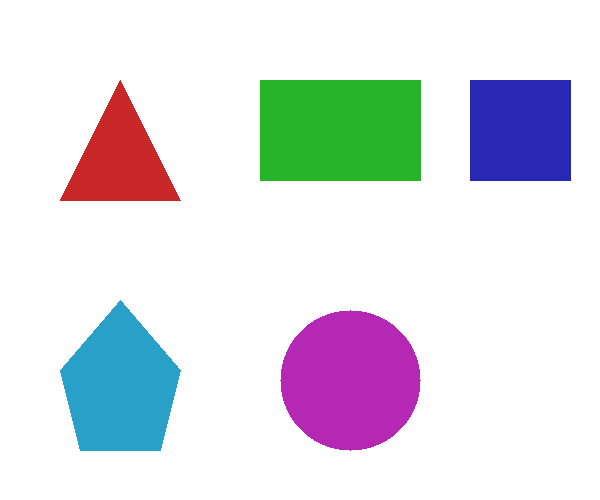
#> input picture 07-kontur-analizi-ve-sekil-tanima/geometric_shapes.png, 600 x 500 px
$ jupyter execute contour-analysis-and-shape-detection.ipynb
#> lines starting #> are read from the running program, lines starting #| are printed output that depends on the picture; after the words box and inside, x2 and y2 are one past the last pixel; in counts of white or black regions, pixels touching at a corner belong together
# Kontur Analizi, Geometrik Ölçüm ve Şekil Tanıma

Bu modül; ikili görüntüler üzerinden nesne sınırlarının çıkarılmasını sağlayan **kontur analizi** (`cv2.findContours`), moment tabanlı alan/çevre hesaplamaları ve çokgen yaklaşımı (**Douglas-Peucker Algoritması**) ile geometrik şekillerin sınıflandırılmasını kapsar.

---

## 1. Temel Kavramlar

- **Kontur (Contour):** Aynı renk veya yoğunluk değerine sahip sınır noktalarını bağlayan kapalı eğridir.
- **Alan (Area):** Green teoremi yardımıyla hesaplanan piksel yüzölçümü:
  $$A = \frac{1}{2} \left| \sum_{i=0}^{n-1} (x_i y_{i+1} - x_{i+1} y_i) \right|$$
- **Çevre Uzunluğu (Arc Length):** Konturu oluşturan komşu noktalar arasındaki Öklid mesafelerinin toplamı.
- **Ağırlık Merkezi (Centroid):** Görüntü momentleri kullanılarak hesaplanan geometrik merkez:
  $$C_x = \frac{M_{10}}{M_{00}}, \quad C_y = \frac{M_{01}}{M_{00}}$$
- **Douglas-Peucker Çokgen Yaklaşımı:** Bir eğrinin köşe sayısını, eğriye en uzak noktaları tolerans parametresi $\epsilon$ ile test ederek basitleştiren algoritmadır:
  $$\epsilon = \text{oran} \times \text{arcLength}$$

[cell 1]
import cv2
import numpy as np
import matplotlib.pyplot as plt

# 1. Sentetik Geometrik Şekiller Görüntüsünü Yükleme
image = cv2.imread('geometric_shapes.png')
#> image is the input picture: shape (500, 600, 3); mean B, G, R 229.4, 223.4, 222
gray = cv2.cvtColor(image, cv2.COLOR_BGR2GRAY)
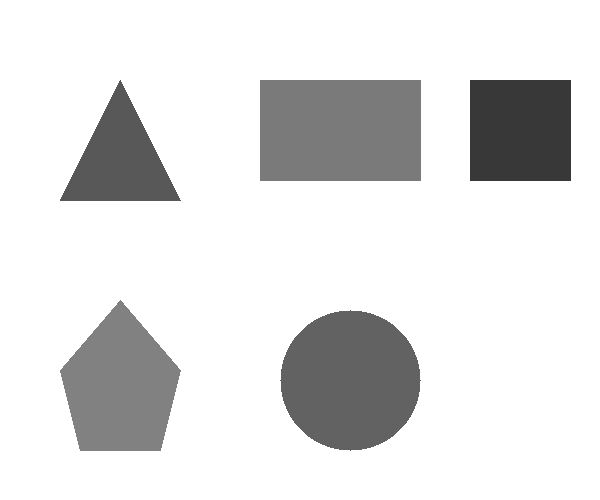
#> gray: shape (500, 600); min 56, max 255, mean 223.7

# İkili (Binary) Görüntüye Dönüştürme
_, thresh = cv2.threshold(gray, 240, 255, cv2.THRESH_BINARY_INV)
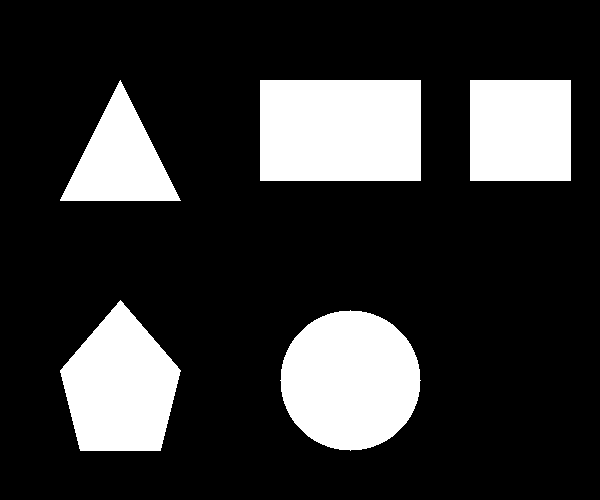
#> thresh: shape (500, 600); 20.5% white; 5 white regions

plt.figure(figsize=(10, 5))
plt.subplot(1, 2, 1)
plt.title("Orijinal Renkli Şekiller")
plt.imshow(cv2.cvtColor(image, cv2.COLOR_BGR2RGB))
plt.axis('off')

plt.subplot(1, 2, 2)
plt.title("İkili Eşiklenmiş Maske (Binary)")
plt.imshow(thresh, cmap='gray')
plt.axis('off')
plt.show()
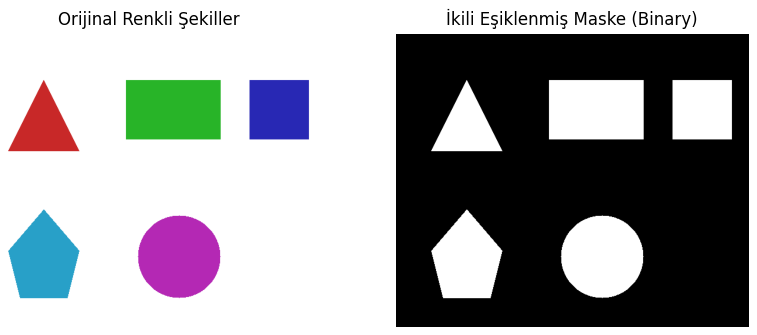
#> figure drawn by matplotlib, 2 panels

## 2. Konturların Tespiti ve Geometrik Öznitelik Çıkarımı

[cell 2]
# cv2.findContours ile dış konturları bulma
contours, hierarchy = cv2.findContours(thresh, cv2.RETR_EXTERNAL, cv2.CHAIN_APPROX_SIMPLE)
#> contours = 5 contours; box (x1, y1, x2, y2) and area: (260, 80, 421, 181) 16000, (280, 310, 421, 451) 15176, (60, 300, 181, 451) 12200, (470, 80, 571, 181) 10000, (60, 80, 181, 201) 7200
print(f"Toplam Tespit Edilen Kontur Sayısı: {len(contours)}")
#| Toplam Tespit Edilen Kontur Sayısı: 5

output_image = image.copy()

for i, cnt in enumerate(contours):
    area = cv2.contourArea(cnt)
    perimeter = cv2.arcLength(cnt, closed=True)

    # Küçük gürültüleri filtreleme
    if area < 100:
        continue

    # Momentler ile merkez noktası
    M = cv2.moments(cnt)
    if M["m00"] != 0:
        cX = int(M["m10"] / M["m00"])
        cY = int(M["m01"] / M["m00"])
    else:
        cX, cY = 0, 0

    # Douglas-Peucker Çokgen Yaklaşımı
    epsilon = 0.03 * perimeter
    approx = cv2.approxPolyDP(cnt, epsilon, closed=True)
    num_vertices = len(approx)

    # Şekil Sınıflandırma Mantığı
    shape_name = "Bilinmeyen"
    if num_vertices == 3:
        shape_name = "Ucgen"
    elif num_vertices == 4:
        # En-boy oranı kontrolü (Kare vs Dikdörtgen)
        x, y, w, h = cv2.boundingRect(approx)
        aspect_ratio = float(w) / h
        shape_name = "Kare" if 0.95 <= aspect_ratio <= 1.05 else "Dikdortgen"
    elif num_vertices == 5:
        shape_name = "Besgen"
    else:
        shape_name = "Daire"

    print(f"Kontur {i+1}: Kose={num_vertices}, Alan={area:.1f}, Cevre={perimeter:.1f} -> {shape_name}")

    # Görsel üzerine kontur ve etiket çizimi
    cv2.drawContours(output_image, [approx], -1, (0, 0, 0), 3)
    cv2.circle(output_image, (cX, cY), 5, (255, 0, 0), -1)
    cv2.putText(output_image, shape_name, (cX - 35, cY - 10),
                cv2.FONT_HERSHEY_SIMPLEX, 0.6, (0, 0, 0), 2)
#> this loop made 5 passes
#> (area, perimeter, cX, cY, epsilon, approx, num_vertices, shape_name) on passes 3 to 4: (10000, 400, 520, 130, 12, [[470, 80], [470, 180], [570, 180], [570, 80]], 4, 'Kare'), (16000, 520, 340, 130, 15.6, [[260, 80], [260, 180], [420, 180], [420, 80]], 4, 'Dikdortgen')
#> (area, perimeter, cX, cY, epsilon, approx, num_vertices, shape_name) on pass 5: (7200, 409.7, 119, 160, 12.29, [[120, 80], [60, 200], [180, 200]], 3, 'Ucgen')
#| Kontur 1: Kose=8, Alan=15176.0, Cevre=461.6 -> Daire
#| Kontur 2: Kose=5, Alan=12200.0, Cevre=446.3 -> Besgen
#| Kontur 3: Kose=4, Alan=10000.0, Cevre=400.0 -> Kare
#| Kontur 4: Kose=4, Alan=16000.0, Cevre=520.0 -> Dikdortgen
#| Kontur 5: Kose=3, Alan=7200.0, Cevre=409.7 -> Ucgen
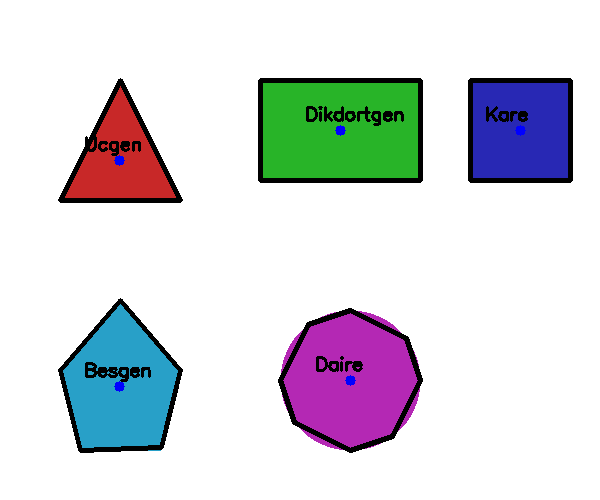
#> output_image: shape (500, 600, 3); 4.5% of pixels changed, all inside (x1, y1, x2, y2) = (58, 78, 573, 453)

plt.figure(figsize=(10, 8))
plt.title("Sınıflandırılmış Geometrik Şekiller ve Kontur Hatları")
plt.imshow(cv2.cvtColor(output_image, cv2.COLOR_BGR2RGB))
plt.axis('off')
plt.show()

## 3. Sınırlayıcı Dikdörtgenler ve Dış Çemberler

[cell 3]
bounding_demo = image.copy()

for cnt in contours:
    if cv2.contourArea(cnt) < 100:
        continue
    # 1. Düz Sınırlayıcı Kutu (Bounding Box)
    x, y, w, h = cv2.boundingRect(cnt)
    cv2.rectangle(bounding_demo, (x, y), (x + w, y + h), (0, 255, 0), 2)

    # 2. Minimum Alanlı Döndürülmüş Dikdörtgen
    rect = cv2.minAreaRect(cnt)
    box = cv2.boxPoints(rect)
    box = np.int32(box)
    cv2.drawContours(bounding_demo, [box], 0, (255, 0, 0), 2)

    # 3. Minimum Sınırlayıcı Çember
    (cx, cy), radius = cv2.minEnclosingCircle(cnt)
    cv2.circle(bounding_demo, (int(cx), int(cy)), int(radius), (0, 0, 255), 2)
#> this loop made 5 passes
#> (x, y, w, h, rect, box, cx, cy) on passes 1, 2, 5: (280, 310, 141, 141, ((350, 380), (138.6, 138.6), -45), [[350, 478], [252, 380], [350, 282], [448, 380]], 350, 380), (60, 300, 121, 151, ((117.1, 394.7), (128.3, 139.9), -40.6), [[113, 489], [22, 383], [120, 299], [211, 406]], 120, 380.3), (60, 80, 121, 121, ((102, 164), (107.3, 134.2), -26.57), [[84, 248], [24, 128], [120, 80], [180, 200]], 120, 155)
#> (cnt, x, y, w, h, rect, box, cx) on passes 3 to 4: ([[470, 80], [470, 180], [570, 180], [570, 80]], 470, 80, 101, 101, ((520, 130), (100, 100), -90), [[570, 180], [470, 180], [470, 80], [570, 80]], 520), ([[260, 80], [260, 180], [420, 180], [420, 80]], 260, 80, 161, 101, ((340, 130), (100, 160), -90), [[420, 180], [260, 180], [260, 80], [420, 80]], 340)
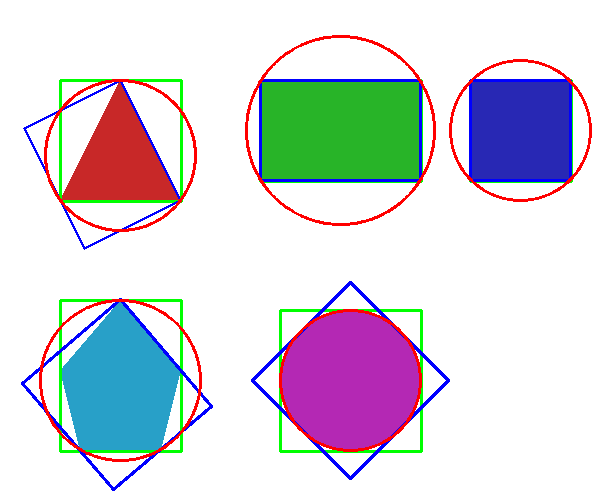
#> bounding_demo: shape (500, 600, 3); 6.08% of pixels changed, all inside (x1, y1, x2, y2) = (21, 35, 592, 491)

plt.figure(figsize=(10, 8))
plt.title("Yesil: Bounding Rect | Mavi: MinAreaRect | Kirmizi: MinEnclosingCircle")
plt.imshow(cv2.cvtColor(bounding_demo, cv2.COLOR_BGR2RGB))
plt.axis('off')
plt.show()
